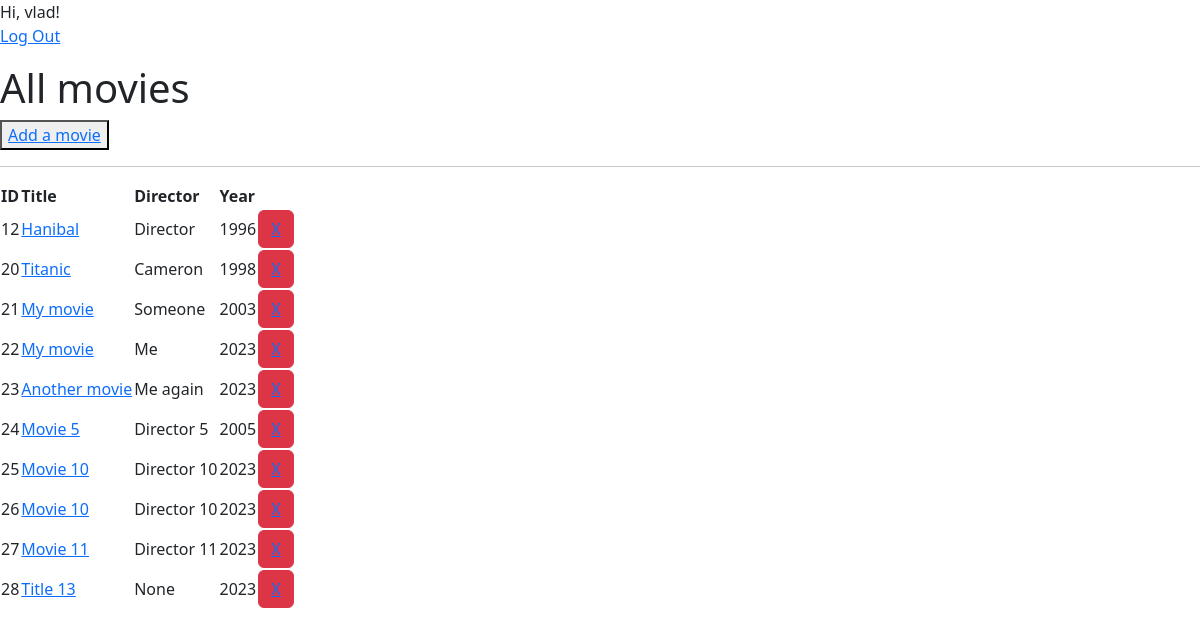
The app's page / (signed in), older data.
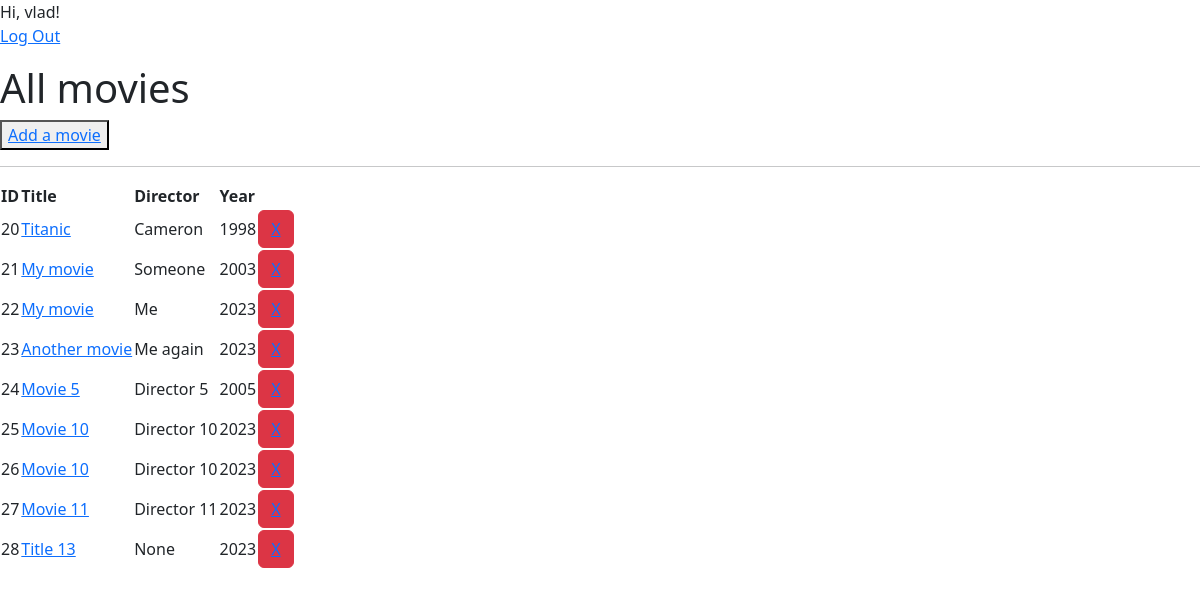
The same page, newer data.
### archive/models.py (models this page shows, shortened)
class Movie(models.Model):
    title = models.CharField(null=False, blank=False, max_length=128)
    director = models.CharField(null=False, blank=True, max_length=128)
    year = models.IntegerField(null=False, blank=False)

### archive/views.py (the view)
# urls.py: path('', AllMovies.as_view(), name='all-movies'),
class AllMovies(LoginRequiredMixin, ListView):
    template_name = 'all_movies.html'
    model = Movie

### archive/templates/all_movies.html (shortened to what this page needs)
{% load static %}
<!DOCTYPE html>
<html lang="en">
<head>
    <link rel="stylesheet" href="https://cdn.datatables.net/1.13.4/css/jquery.dataTables.css"/>
    <link rel="stylesheet" href="https://stackpath.bootstrapcdn.com/bootstrap/4.5.0/css/bootstrap.min.css"
>
    <link href="https://cdn.jsdelivr.net/npm/bootstrap@5.3.0-alpha3/dist/css/bootstrap.min.css" rel="stylesheet"
>
</head>
<body>
{% block content %}
    {% if user.is_authenticated %}
        Hi, {{ user.username }}!
        <p><a href="{% url 'logout' %}">Log Out</a></p>
    {% else %}
        <p>You are not logged in</p>
        <a href="{% url 'login' %}">Log In</a>
    {% endif %}
{% endblock %}
<h1>All movies</h1>
<button>
    <a href="{% url 'add-movie' %}">Add a movie</a>
</button>
<hr>
<table id="myTable" class="display">
    <thead>
    <tr>
        <th>ID</th>
        <th>Title</th>
        <th>Director</th>
        <th>Year</th>
        <th></th>
    </tr>
    </thead>
    <tbody>
    {% for movie in object_list %}
        <tr>
            <td>{{ movie.id }}</td>
            <td><a href="{% url 'get-movie' movie.id %}">{{ movie.title }}</a></td>
            <td>{{ movie.director }}</td>
            <td>{{ movie.year }}</td>
            <td>
                {% if user.is_authenticated %}
                    <button type="button" class="btn btn-danger" form="movie-to-delete" value="X">
                        <a href="{% url 'delete-movie' movie.id %}">X</a>
                    </button>
                {% endif %}
            </td>
        </tr>
    {% endfor %}
    </tbody>
</table>
</body>
</html>

Row changes from the older to the newer data that the page shows:
removed Movie: id "12", title "Hanibal", director "Director", year "1996"
